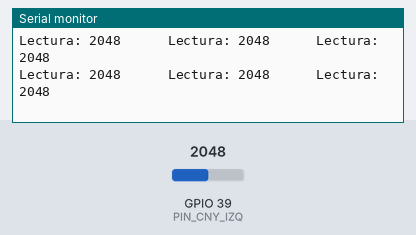
Bench run of a sketch on a simulated ESP32. Shown: the last lines printed to the serial monitor. The inputs (shaded band) are chosen by the test bench; at power-on: GPIO 39 (PIN_CNY_IZQ) = 2048.

Above: at 1.2 s.
1.3 s: GPIO 39 (PIN_CNY_IZQ) set to 2866
At 1.9 s:
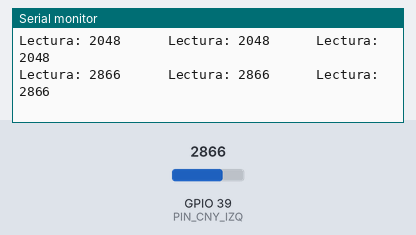
2.8 s: GPIO 39 (PIN_CNY_IZQ) set to 3603
At 3.4 s:
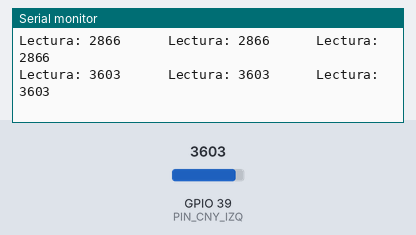
Timing chart, 0 to 5.8 s (numbered marks = the images above; inputs shaded):
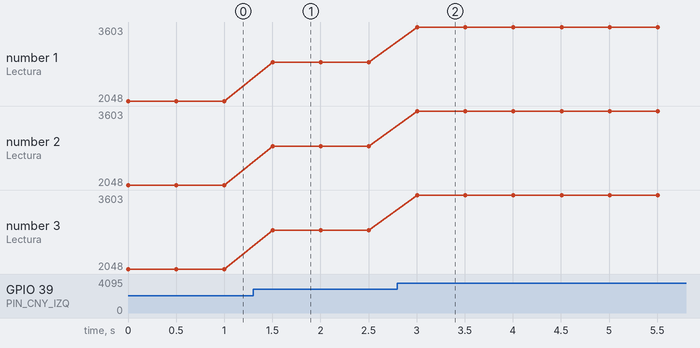

Measured:
- after the input at 1.3 s, the serial monitor: prints a new line after 0.20 s (image 1)
- after the input at 2.8 s, the serial monitor: prints a new line after 0.20 s (image 2)
- plotted number 1: 2048 → 2866 after the input at 1.3 s, 2866 → 3603 after the input at 2.8 s
- plotted number 2: 2048 → 2866 after the input at 1.3 s, 2866 → 3603 after the input at 2.8 s
- plotted number 3: 2048 → 2866 after the input at 1.3 s, 2866 → 3603 after the input at 2.8 s

The sketch:

jijjijij.ino
```cpp
#define PIN_CNY_IZQ 39
#define PIN_CNY_CENTRO 35
#define PIN_CNY_DER 34

// Para activar el DEBUG colocar en estado 1. En 0 esta desactivado
#define DEBUG 1

int Lectura_CNY_IZQ;
int Lectura_CNY_CENTRO;
int Lectura_CNY_DER;

void setup() {

 pinMode(PIN_CNY_IZQ, INPUT);
 pinMode(PIN_CNY_CENTRO, INPUT);
 pinMode(PIN_CNY_DER, INPUT);

if(DEBUG){Serial.begin(9600); }//Configuracion de la velocidad serial
}


void loop() {

Lectura_CNY_IZQ = analogRead(PIN_CNY_IZQ);
Lectura_CNY_CENTRO = analogRead(PIN_CNY_IZQ);
Lectura_CNY_DER = analogRead(PIN_CNY_IZQ);

if(DEBUG){  Serial.print("Lectura: ");
             Serial.print(Lectura_CNY_IZQ);}
if(DEBUG){  Serial.print("      Lectura: ");
             Serial.print(Lectura_CNY_CENTRO);}
if(DEBUG){  Serial.print("      Lectura: ");
             Serial.println(Lectura_CNY_DER);}


             //Imprime el valor de la lectura del canal A0
  delay(500); //retardo de 2 segundos entre lectura
}
```
